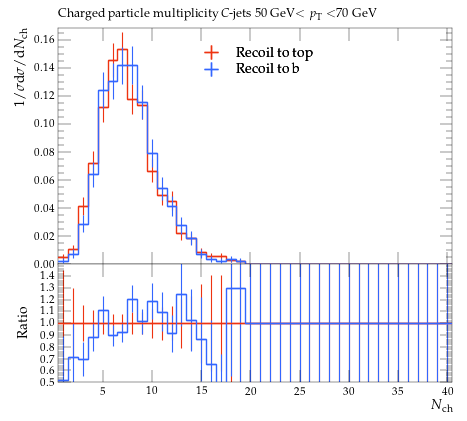

Write Python code to recreate this figure.
#! /usr/bin/env python

# This Python script was auto-generated using YODA v2.0.2.
# Analysis object: /MC_HFDECAYS/avg_C_jet_ch_mult_50_70
# Timestamp: 31-07-2026 (13:13:53)

import matplotlib as mpl
import matplotlib.pyplot as plt
mpl.use('Agg') # comment out for interactive use
import os
import numpy as np

plotDir = os.path.split(os.path.realpath(__file__))[0]
if 'YODA_USER_PLOT_PATH' in globals():
    plot_outdir = globals()['YODA_USER_PLOT_PATH']
else:
    plot_outdir = plotDir

#plot style
plt.style.use(os.path.join(plotDir, '../default.mplstyle'))
# plot metadata
figW, figH = plt.rcParams['figure.figsize']
ax_xLabel = r'$N_\mathrm{ch}$'
ax_yLabel = r'$1/\sigma \mathrm{d}\sigma/\mathrm{d}N_\mathrm{ch}$'
ax_title  = r'Charged particle multiplicity $C$-jets 50 GeV$<p_\mathrm{T}<$70 GeV'
ax_xScale = 'linear'
ax_yScale = 'linear'
xLims = (0.5, 40.5)
yLims = (0.0, 0.16898662)
xMinorTickMarks = 0

# TeX-friendly labels for the legend
labels = {
    'legend' : ([ r"Recoil to top", r"Recoil to b" ], r""),
}

# Adjust canvas width and height
canvasW = 10.0
canvasH = 9.0
figW *= canvasW/10.
figH *= canvasH/9.

# Create figure and axis objects
fig, (ax, ratio0_ax) = plt.subplots(2, 1, sharex=True,
                  figsize=(figW,figH), gridspec_kw={'height_ratios': (6.0, 3.0)})

# Set figure margins
plt.subplots_adjust(
    left   = 1.0 * plt.rcParams['figure.subplot.left'],
    right  = 1.0 * plt.rcParams['figure.subplot.right'],
    top    = 1.0 * plt.rcParams['figure.subplot.top'],
    bottom = 1.0 * plt.rcParams['figure.subplot.bottom'])

ratio0_ax.yaxis.set_major_locator(mpl.ticker.MultipleLocator(0.1))
ratio0_ax.set_ylim(0.5, 1.4999)
ratio0_ax.set_ylabel('Ratio')
ratio0_ax.xaxis.set_minor_locator(mpl.ticker.NullLocator())

# the numerical data is stored in a separate file
dataf = dict()
prefix = os.path.split(__file__)[0]
if prefix:    prefix = prefix + '/'
exec(open(prefix+'avg_C_jet_ch_mult_50_70__data.py').read(), dataf)


legend_handles = dict() # keep track of handles for the legend

# style options for curves
# starts at zorder>=5 to draw curve on top of legend
styles = {
  'recoil_t': {
    'color' : '#EE3311',
    'linestyle' : '-',
    'linewidth' : 1,
    'marker' : 'none',
    'markersize' : 2,
    'capsize' : 0.0,
    'zorder' : 5,
    'histstyle' : 1,
    'drawstyle' : 'steps-pre',
    'xerrorbars' : 1,
    'yerrorbars' : 1,
    'fillcolor' : None,
    'fillopacity' : 1.0,
    'ratio0_linestyle' : '-',
    'ratio0_linewidth' : 1,
    'ratio0_marker' : 'none',
    'ratio0_markersize' : 2,
    'ratio0_capsize' : 0.0,
    'ratio0_zorder' : 5,
    'ratio0_histstyle' : 1,
    'ratio0_drawstyle' : 'steps-pre',
    'ratio0_xerrorbars' : 1,
    'ratio0_yerrorbars' : 1,
  },
  'recoil_b': {
    'color' : '#3366FF',
    'linestyle' : '-',
    'linewidth' : 1,
    'marker' : 'none',
    'markersize' : 2,
    'capsize' : 0.0,
    'zorder' : 6,
    'histstyle' : 1,
    'drawstyle' : 'steps-pre',
    'xerrorbars' : 1,
    'yerrorbars' : 1,
    'fillcolor' : None,
    'fillopacity' : 1.0,
    'ratio0_linestyle' : '-',
    'ratio0_linewidth' : 1,
    'ratio0_marker' : 'none',
    'ratio0_markersize' : 2,
    'ratio0_capsize' : 0.0,
    'ratio0_zorder' : 6,
    'ratio0_histstyle' : 1,
    'ratio0_drawstyle' : 'steps-pre',
    'ratio0_xerrorbars' : 1,
    'ratio0_yerrorbars' : 1,
  },
}

# curve from input yoda files in main panel
for label, yvals in dataf['yvals'].items():
    if all(np.isnan(v) for v in dataf['yvals'][label]):
        continue
    tmp = None
    if styles[label]['histstyle']: # draw as histogram
        xpos = dataf['xedges'][label] if styles[label]['drawstyle'] else dataf['xpoints'][label]
        ypos = np.insert(yvals, 0, yvals[0]) if styles[label]['drawstyle'] else yvals
        if styles[label]['fillcolor']: # fill area below curve
            ax.fill_between(xpos, ypos, step='pre',
                            color=styles[label]['fillcolor'],
                            alpha=styles[label]['fillopacity'])
        tmp, = ax.plot(xpos, ypos,
                       color=styles[label]['color'],
                       linestyle=styles[label]['linestyle'],
                       linewidth=styles[label]['linewidth'],
                       drawstyle=styles[label]['drawstyle'], solid_joinstyle='miter',
                       zorder=styles[label]['zorder'], label=label)
    tmp = ax.errorbar(dataf['xpoints'][label], yvals,
                      xerr=np.array(dataf['xerrs'][label])*styles[label]['xerrorbars'],
                      yerr=np.array(dataf['yerrs'][label])*styles[label]['yerrorbars'],
                      fmt=styles[label]['marker'], capsize=styles[label]['capsize'],
                      markersize=styles[label]['markersize'],
                      ecolor=styles[label]['color'],
                      color=styles[label]['color'], zorder=styles[label]['zorder'])
    tmp[-1][0].set_linestyle(styles[label]['linestyle'])
    tmp[-1][0].set_linewidth(styles[label]['linewidth'])
    if label in dataf['add_legend_handle']:  legend_handles[label] = tmp
    for varLabel in dataf['variation_yvals'].keys():
        if varLabel.startswith(label):
            tmp, = ax.plot(dataf['xedges'][label], dataf['variation_yvals'][varLabel],
                           color=styles[label]['color'],
                           linestyle=styles[label]['linestyle'],
                           linewidth=styles[label]['linewidth'],
                           drawstyle='steps-pre', solid_joinstyle='miter',
                           zorder=styles[label]['zorder'], alpha=0.5)


# plots on ratio panel
# curve from input yoda files in ratio panel
for label, yvals in dataf['ratio0_yvals'].items():
    if all(np.isnan(v) for v in yvals):
        continue
    if styles[label]['ratio0_histstyle']: # plot as histogram
        xpos = dataf['xedges']['recoil_t'] if styles[label]['ratio0_drawstyle'] else dataf['xpoints']['recoil_t']
        ypos = np.insert(yvals, 0, yvals[0]) if styles[label]['ratio0_drawstyle'] else yvals
        ratio0_ax.plot(xpos, ypos,
                       color=styles[label]['color'],
                       linewidth=styles[label]['linewidth'],
                       linestyle=styles[label]['ratio0_linestyle'],
                       drawstyle=styles[label]['ratio0_drawstyle'], zorder=styles[label]['zorder'],
                       solid_joinstyle='miter')
    tmp = ratio0_ax.errorbar(dataf['xpoints']['recoil_t'], yvals,
                             xerr=np.array(dataf['ref_xerrs'])*styles[label]['ratio0_xerrorbars'],
                             yerr=np.array(dataf['ratio0_yerrs'][label])*styles[label]['ratio0_yerrorbars'],
                             fmt=styles[label]['ratio0_marker'], capsize=styles[label]['ratio0_capsize'],
                             markersize=styles[label]['ratio0_markersize'],
                             ecolor=styles[label]['color'],
                             color=styles[label]['color'])
    tmp[-1][0].set_linestyle(styles[label]['ratio0_linestyle'])
    tmp[-1][0].set_linewidth(styles[label]['ratio0_linewidth'])

    for varlabel in dataf['ratio0_variation_vals'].keys():
        if varlabel.startswith(label):
            ratio0_ax.plot(dataf['xedges']['recoil_t'],
                            dataf['ratio0_variation_vals'][varlabel],
                            color=styles[label]['color'],
                            linestyle=styles[label]['linestyle'],
                            linewidth=styles[label]['linewidth'],
                            drawstyle='steps-pre', solid_joinstyle='miter',
                            zorder=1, alpha=0.5)

legend_items = list(legend_handles.values())
ax.add_artist(ax.legend(legend_items,
                        labels['legend'][0],
                        title=labels['legend'][1],
                        alignment='left',
                        loc='upper center',
                        bbox_to_anchor=(0.5, 0.97)))

# set plot metadata as defined above
ratio0_ax.set_xlabel(ax_xLabel)
ratio0_ax.xaxis.set_label_coords(1., -0.15)
ax.set_ylabel(ax_yLabel, ha='right', va='top')
ax.yaxis.set_label_coords(-0.11, 1.0)
ax.set_title(ax_title, loc='left')
ax.set_xscale(ax_xScale)
ax.set_yscale(ax_yScale)
ax.set_xlim(xLims)
ax.set_ylim(yLims)

# tick formatting
plt.rcParams['xtick.top'] = True
plt.rcParams['ytick.right'] = True
ax.xaxis.set_minor_locator(mpl.ticker.NullLocator())
fig.align_ylabels((ax, ratio0_ax))
plt.savefig(os.path.join(plot_outdir, 'avg_C_jet_ch_mult_50_70.pdf'), format='PDF')
plt.savefig(os.path.join(plot_outdir, 'avg_C_jet_ch_mult_50_70.png'), format='PNG')

plt.close(fig)
